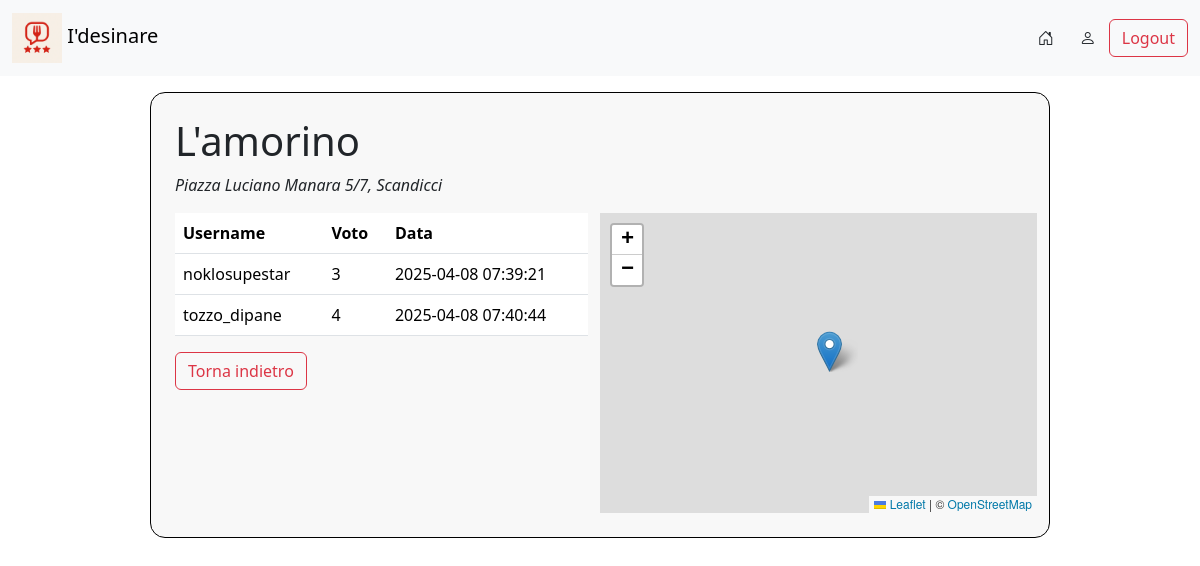
Page /inforistorante.php?ristorante=2 (signed in) on the committed database.
### tables this page shows
CREATE TABLE `ristorante` (
  `id_ristorante` int(11) NOT NULL,
  `nome` varchar(255) NOT NULL,
  `indirizzo` varchar(255) NOT NULL,
  `citta` varchar(255) NOT NULL,
  `posizione` point NOT NULL
);

CREATE TABLE `recensione` (
  `id_recensione` int(11) NOT NULL,
  `voto` int(11) NOT NULL,
  `data` timestamp NOT NULL DEFAULT current_timestamp() ON UPDATE current_timestamp(),
  `id_utente` int(11) NOT NULL,
  `id_ristorante` int(11) NOT NULL
);

CREATE TABLE `utente` (
  `id_utente` int(11) NOT NULL,
  `username` varchar(255) NOT NULL,
  `password` varchar(64) NOT NULL,
  `nome` varchar(255) NOT NULL,
  `cognome` varchar(255) NOT NULL,
  `email` varchar(255) NOT NULL,
  `data_registrazione` timestamp NOT NULL DEFAULT current_timestamp() ON UPDATE current_timestamp(),
  `admin` tinyint(1) NOT NULL
);

### inforistorante.php (the view, shortened to what this page needs)
<?php
    include("./connection/connessione.php");
    $id_ristorante = $_GET["ristorante"];
    $ristorante = $conn->query("SELECT nome, indirizzo, citta, ST_X(posizione) as longitudine, ST_Y(posizione) as latitudine FROM ristorante WHERE id_ristorante = $id_ristorante")->fetch_assoc();
?>
<!DOCTYPE html>
<html lang="en">
<head>
    <link rel="stylesheet" href="./css/styles.css">
    <link href="https://cdn.jsdelivr.net/npm/bootstrap@5.3.3/dist/css/bootstrap.min.css" rel="stylesheet"
>
    <link rel="stylesheet" href="https://cdnjs.cloudflare.com/ajax/libs/font-awesome/6.5.0/css/all.min.css">
    <link rel="stylesheet" href="https://unpkg.com/leaflet@1.9.4/dist/leaflet.css"
/>
</head>
<body onload="impostaMarker(<?php echo $ristorante['latitudine']. ', '.$ristorante['longitudine']?>)">
    <div id="background">
        <?php include("./utilsPHP/navbar.php"); ?>
        <div class="mt-3 w-75 divBackground">
            <h1><?php echo $ristorante["nome"]; ?></h1>
            <p><i><?php echo $ristorante["indirizzo"]. ", ". $ristorante["citta"];?></i></p>
            <div class="row">
                <div class="col-12 col-sm-6">
                    <?php include("./utilsPHP/tabellaRecensioniRistorante.php"); ?>
                    <a href="./homepage.php"><button class="btn btn-outline-danger">Torna indietro</button></a>
                </div>
                <div id="map" class="col-sm-6"></div>
            </div>
        </div>
    </div>
</body>
</html>

### utilsPHP/navbar.php
<nav class="navbar navbar-expand-lg bg-body-tertiary">
    <div class="container-fluid">
        <div class="navbar-brand">
            <a href="./index.php"><img src="./images/logo.png" width="50" heigth ="50"></a> I'desinare
        </div>
        <div class="nav-item">
            <?php
                if ($_SESSION["login"]) {
                    if ($_SESSION["admin"]) {
                        echo '<a href="./pannelloadmin.php"><button class="btn"><i class="bi bi-house-door"></i></button></a>';
                    } else {
                        echo '<a href="./homepage.php"><button class="btn"><i class="bi bi-house-door"></i></button></a>';
                    }
                    echo '<a href="./account.php"><button class="btn"><i class="bi bi-person"></i></button></a>';
                    echo '<button class="btn btn-outline-danger" onclick="confermaLogout()">Logout</button>';
                } else {
                    echo '<a href="pannellologin.php"><button class="btn btn-outline-success">Login</button></a>';
                }
            ?>
        </div>
    </div>
</nav>

### utilsPHP/tabellaRecensioniRistorante.php (shortened to what this page needs)
<table class="table mx-auto w-100">
    <?php
        if ($result = $conn->query("SELECT u.username, r.voto, r.data FROM recensione r JOIN utente u ON r.id_utente = u.id_utente JOIN ristorante rs ON rs.id_ristorante = r.id_ristorante WHERE rs.id_ristorante = '$id_ristorante'")) {
            if ($result->num_rows > 0) {
                foreach ($result->fetch_fields() as $column) {
                    echo "<th>".ucfirst($column->name)."</th>";
                }
                while($row = $result->fetch_assoc()) {
                    echo "<tr>";
                    echo "<td>".$row["username"]."</td>";
                    echo "<td>".$row["voto"]."</td>";
                    echo "<td>".$row["data"]."</td>";
                    echo "</tr>";
                }
            } else {
                echo "<p style='color:red'>Nessuna recensione effettuata!</p>";
            }
        } else {
            echo "<h1 style='color:red'>Errore nella query</h1>";
        }
    ?>
</table>

### css/styles.css (style rules this page uses)
#map { height: 25vw; }
body { background-image: url("../images/ristorante.png"); background-position: center; background-repeat: no-repeat; background-attachment: fixed; background-size: cover; }
.divBackground { border: solid black 1px; background-color: rgb(248, 248, 248); padding: 2%; margin: auto; border-radius: 15px; }

### rows in the picture
ristorante: nome "L'amorino", indirizzo "Piazza Luciano Manara 5/7", citta "Scandicci"
recensione: id_utente.username "noklosupestar", voto "3", data "2025-04-08 07:39:21"
recensione: id_utente.username "tozzo_dipane", voto "4", data "2025-04-08 07:40:44"

### other values in the picture
$column->name "Username"
$column->name "Voto"
$column->name "Data"
